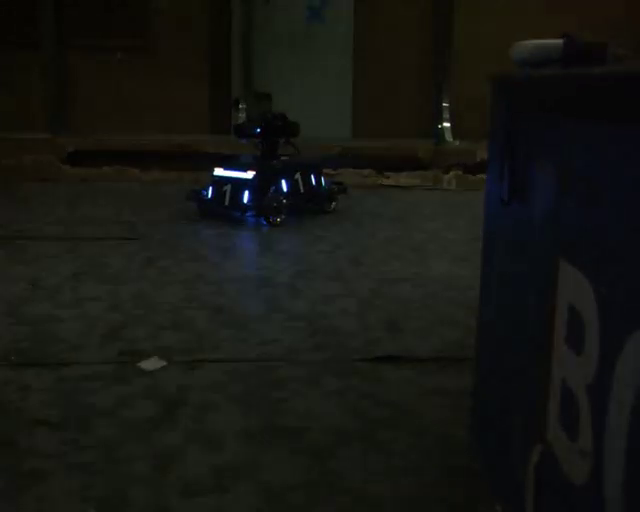
#> input picture frame 109 of test.mp4, 640 x 512 px
$ python videoproc.py
#> lines starting #> are read from the running program, lines starting #| are printed output that depends on the picture; after the words box and inside, x2 and y2 are one past the last pixel; in counts of white or black regions, pixels touching at a corner belong together
### ncsyproclib.py
import cv2
import numpy as np

#debug注意图像通道的转换！

class ncsyprocs(object):
    # [46 lines left out: functions makevideo, thresholdplus, open_with_threshold, close_with_threshold, not called in this run]

    # [5 lines of commented-out code are left out]


    def sort_contours(cnts, method='left-to-right'):
        reverse = False
        i = 0
        if method == 'right-to-left' or method == 'bottom-to-top':
            reverse = True
        if method == 'bottom-to-top' or method == 'top-to-bottom':
            i = 1
        boundingBoxes = [cv2.boundingRect(c) for c in cnts]
        (cnts, boundingBoxes) = zip(*sorted(zip(cnts, boundingBoxes), key=lambda b: b[1][i], reverse=reverse))
        return (cnts, boundingBoxes)

    def merge_and_show_max_min(img2proc,cnts,show):
        length=len(cnts)
        merge_list=[0]
        if show==1:
            for i in range(length-1):
                #print("merge",i,"and",i+1)
                merge_temp = []
                merge_temp.append(cnts[i])
                merge_temp.append(cnts[i+1])
                contours_merge = np.vstack([merge_temp[0],merge_temp[1]])
                rect = cv2.minAreaRect(contours_merge)
                box = cv2.boxPoints(rect)
                box = np.round(box).astype('int64')
                cv2.drawContours(img2proc, [box], 0, (255, 0, 0), 2)
            return img2proc
            #cv2.imshow('findmergemin', img2proc)
            #cv2.drawContours(img2proc, contours_merge, -1, (0, 255, 0), 2)
        elif show==2:
            for i in range(length-1):
                #print("merge",i,"and",i+1)
                merge_list = []
                merge_list.append(cnts[i])
                merge_list.append(cnts[i+1])
                contours_merge = np.vstack([merge_list[0],merge_list[1]])
                #ncsyprocs.cntfilter(contours_merge,"default")                                                调用在这
                x, y, w, h = cv2.boundingRect(contours_merge)
                cv2.rectangle(img2proc, (x, y), (x + w, y + h), (0, 0, 255), 2)
            return img2proc
                # [4 lines of commented-out code are left out]
        else:
            for i in range(length-1):
                merge_list.pop(i)
                merge_list.append(cnts[i])
                merge_list.append(cnts[i+1])
            print("merged",len(merge_list),"elements in total")
            return merge_list

    # [21 lines left out: function findrect_max_min, not called in this run]


### videoproc.py
from ncsyproclib import ncsyprocs
import cv2
import numpy as np

videoinpath = './test.mp4'
videooutpath = './test_out.mp4'
capture = cv2.VideoCapture(videoinpath)
fourcc = cv2.VideoWriter_fourcc(*'mp4v')
writer = cv2.VideoWriter(videooutpath ,fourcc, 24.0, (640,512), True)
if capture.isOpened():
    while True:
        ret,img_src=capture.read()
#> img_src is the input picture: shape (512, 640, 3); mean B, G, R 17.8, 22.2, 21.2


        if not ret:break

        #find cnts
        img=img_src.copy()
        gray = cv2.cvtColor(img, cv2.COLOR_BGR2GRAY)
        ret1, binary = cv2.threshold(gray, 130, 255, cv2.THRESH_BINARY)
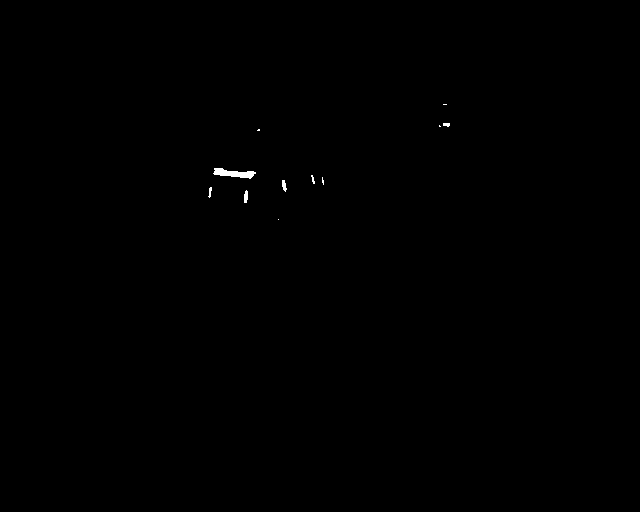
#> binary: shape (512, 640); 0.13% white; 11 white regions (6 under 20 px)
        contours, hierarchy = cv2.findContours(binary, cv2.RETR_TREE, cv2.CHAIN_APPROX_SIMPLE)
#> contours = 11 contours, 8 with area under 20; largest, box (x1, y1, x2, y2) and area: (213, 168, 256, 179) 211, (244, 190, 248, 203) 29, (282, 180, 287, 192) 26

        #sort cnts
        contours_sorted,boxes=ncsyprocs.sort_contours(contours,'left-to-right')
#> in sort_contours, `boundingBoxes = [cv2.boundingRect(c) for c in cnts]`: boundingBoxes = [(278, 219, 1, 1), (244, 190, 4, 13), (208, 187, 4, 11), (282, 180, 5, 12), (322, 177, 2, 8), (311, 175, 4, 9), (213, 168, 43, 11), (257, 129, 3, 2), (439, 125, 2, 2), (443, 123, 7, 4), (443, 104, 4, 1)]
#> in sort_contours, `(cnts, boundingBoxes) = zip(*sorted(zip(cnts, boundingBoxes), key=lamb..`: cnts has the same summary as contours outside sort_contours; boundingBoxes = ((208, 187, 4, 11), (213, 168, 43, 11), (244, 190, 4, 13), (257, 129, 3, 2), (278, 219, 1, 1), (282, 180, 5, 12), (311, 175, 4, 9), (322, 177, 2, 8), (439, 125, 2, 2), (443, 123, 7, 4), (443, 104, 4, 1))
#> contours_sorted has the same summary as contours; boxes has the same summary as boundingBoxes in sort_contours

        #draw cnts
        cv2.drawContours(img_src, contours_sorted, -1, (0, 255, 0), 1)
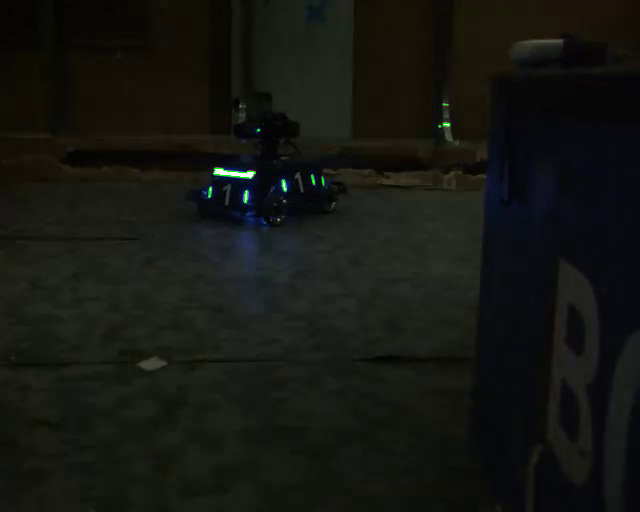
#> img_src: shape (512, 640, 3); 0.07% of pixels changed, all inside (x1, y1, x2, y2) = (208, 104, 450, 220)
        # cv2.imshow("Post",img_src)
        # cv2.waitKey(0)
        img_out = ncsyprocs.merge_and_show_max_min(img_src,contours_sorted,2)
#> in merge_and_show_max_min, `length=len(cnts)`: length = 11
#> the loop in merge_and_show_max_min, `for i in range(length-1): #print("merge",i,"and",i+1)` made 10 passes
#> (x, y, w, h) on passes 1 to 10: (208, 168, 48, 30), (213, 168, 43, 35), (244, 129, 16, 74), (257, 129, 22, 91), (278, 180, 9, 40), (282, 175, 33, 17), (311, 175, 13, 10), (322, 125, 119, 60), (439, 123, 11, 4), (443, 104, 7, 23)
        cv2.imshow("Past",img_out)
        cv2.waitKey(0)
        #print("processed1img")
        writer.write(img_out)
else:
    print('视频打开失败！')
writer.release()
print("over")

$ run again, starting later in the video
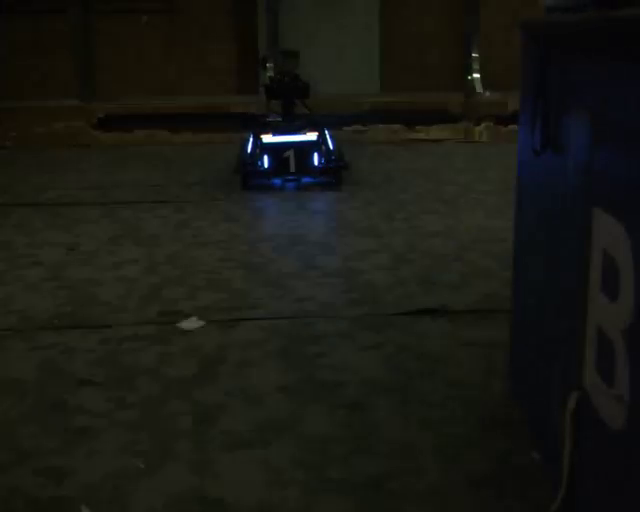
#> input picture frame 490 of test.mp4, 640 x 512 px
#> img_src is the input picture: shape (512, 640, 3); mean B, G, R 18.7, 24.8, 24.1
#> `ret1, binary = cv2.threshold(gray, 130, 255, cv2.THRESH_BINARY)`:
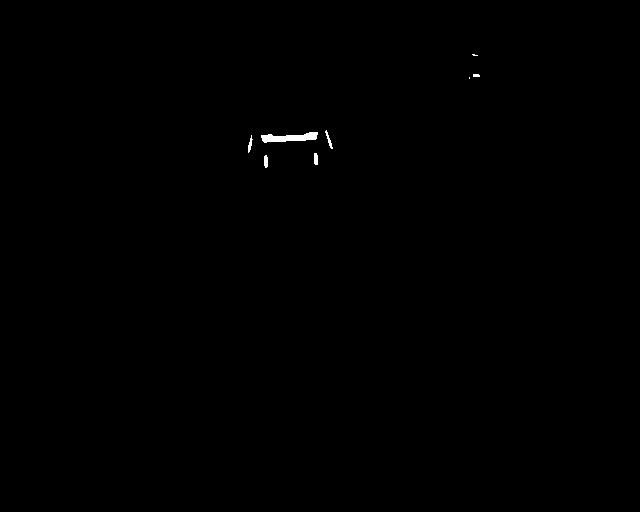
#> binary: shape (512, 640); 0.18% white; 8 white regions (2 under 20 px)
#> contours = 8 contours, 3 with area under 20; largest, box (x1, y1, x2, y2) and area: (261, 132, 318, 143) 312, (264, 155, 268, 168) 32, (314, 153, 318, 165) 31, (325, 130, 333, 149) 28, (248, 135, 253, 153) 24
#> in sort_contours, `boundingBoxes = [cv2.boundingRect(c) for c in cnts]`: boundingBoxes = [(264, 155, 4, 13), (314, 153, 4, 12), (248, 135, 5, 18), (261, 132, 57, 11), (325, 130, 8, 19), (469, 77, 1, 2), (473, 74, 7, 3), (472, 54, 6, 2)]
#> in sort_contours, `(cnts, boundingBoxes) = zip(*sorted(zip(cnts, boundingBoxes), key=lamb..`: cnts has the same summary as contours outside sort_contours; boundingBoxes = ((248, 135, 5, 18), (261, 132, 57, 11), (264, 155, 4, 13), (314, 153, 4, 12), (325, 130, 8, 19), (469, 77, 1, 2), (472, 54, 6, 2), (473, 74, 7, 3))
#> contours_sorted has the same summary as contours; boxes has the same summary as boundingBoxes in sort_contours
#> `cv2.drawContours(img_src, contours_sorted, -1, (0, 255, 0), 1)`:
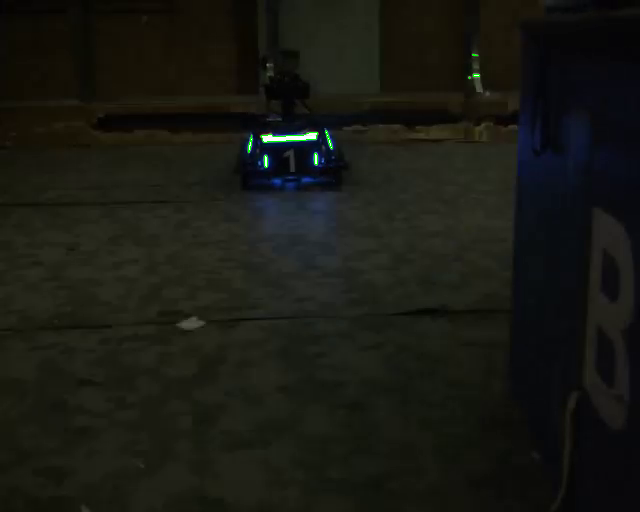
#> img_src: shape (512, 640, 3); 0.08% of pixels changed, all inside (x1, y1, x2, y2) = (248, 54, 480, 168)
#> length = 8
#> the loop in merge_and_show_max_min, `for i in range(length-1): #print("merge",i,"and",i+1)` made 7 passes
#> (x, y, w, h) on passes 1 to 7: (248, 132, 70, 21), (261, 132, 57, 36), (264, 153, 54, 15), (314, 130, 19, 35), (325, 77, 145, 72), (469, 54, 9, 25), (472, 54, 8, 23)

$ run again, starting later in the video
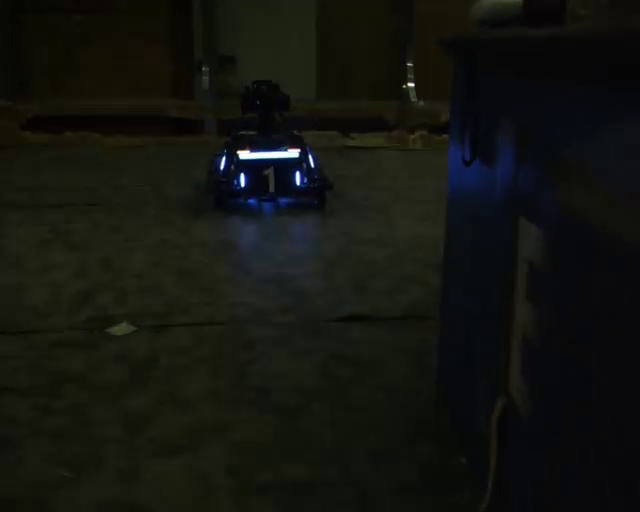
#> input picture frame 872 of test.mp4, 640 x 512 px
#> img_src is the input picture: shape (512, 640, 3); mean B, G, R 15.3, 20.2, 19
#> `ret1, binary = cv2.threshold(gray, 130, 255, cv2.THRESH_BINARY)`:
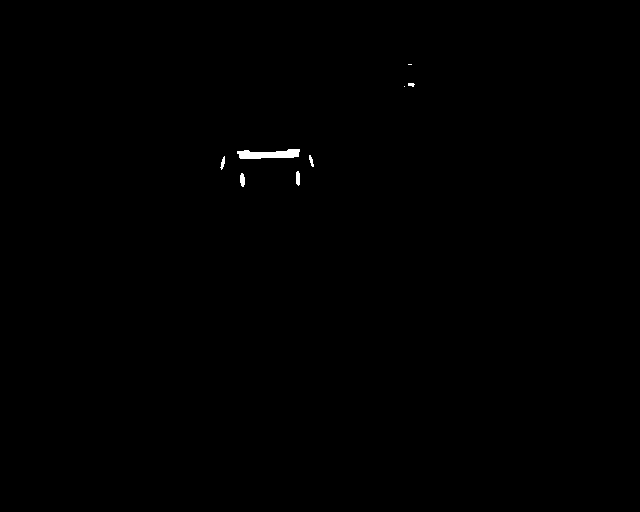
#> binary: shape (512, 640); 0.2% white; 8 white regions (2 under 20 px)
#> contours = 8 contours, 3 with area under 20; largest, box (x1, y1, x2, y2) and area: (237, 149, 300, 159) 378, (240, 173, 245, 187) 41, (296, 171, 300, 186) 38, (220, 156, 225, 170) 23, (309, 155, 314, 167) 20
#> in sort_contours, `boundingBoxes = [cv2.boundingRect(c) for c in cnts]`: boundingBoxes = [(240, 173, 5, 14), (296, 171, 4, 15), (220, 156, 5, 14), (309, 155, 5, 12), (237, 149, 63, 10), (404, 86, 1, 1), (408, 83, 7, 4), (408, 64, 4, 1)]
#> in sort_contours, `(cnts, boundingBoxes) = zip(*sorted(zip(cnts, boundingBoxes), key=lamb..`: cnts has the same summary as contours outside sort_contours; boundingBoxes = ((220, 156, 5, 14), (237, 149, 63, 10), (240, 173, 5, 14), (296, 171, 4, 15), (309, 155, 5, 12), (404, 86, 1, 1), (408, 83, 7, 4), (408, 64, 4, 1))
#> contours_sorted has the same summary as contours; boxes has the same summary as boundingBoxes in sort_contours
#> `cv2.drawContours(img_src, contours_sorted, -1, (0, 255, 0), 1)`:
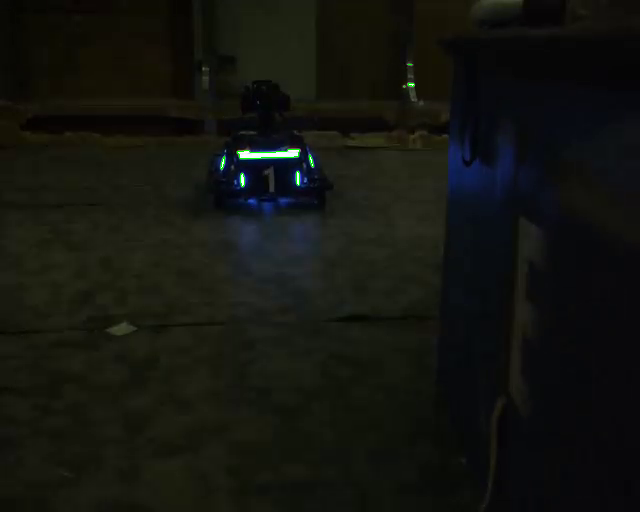
#> img_src: shape (512, 640, 3); 0.08% of pixels changed, all inside (x1, y1, x2, y2) = (220, 64, 415, 187)
#> length = 8
#> the loop in merge_and_show_max_min, `for i in range(length-1): #print("merge",i,"and",i+1)` made 7 passes
#> (x, y, w, h) on passes 1 to 7: (220, 149, 80, 21), (237, 149, 63, 38), (240, 171, 60, 16), (296, 155, 18, 31), (309, 86, 96, 81), (404, 83, 11, 4), (408, 64, 7, 23)
